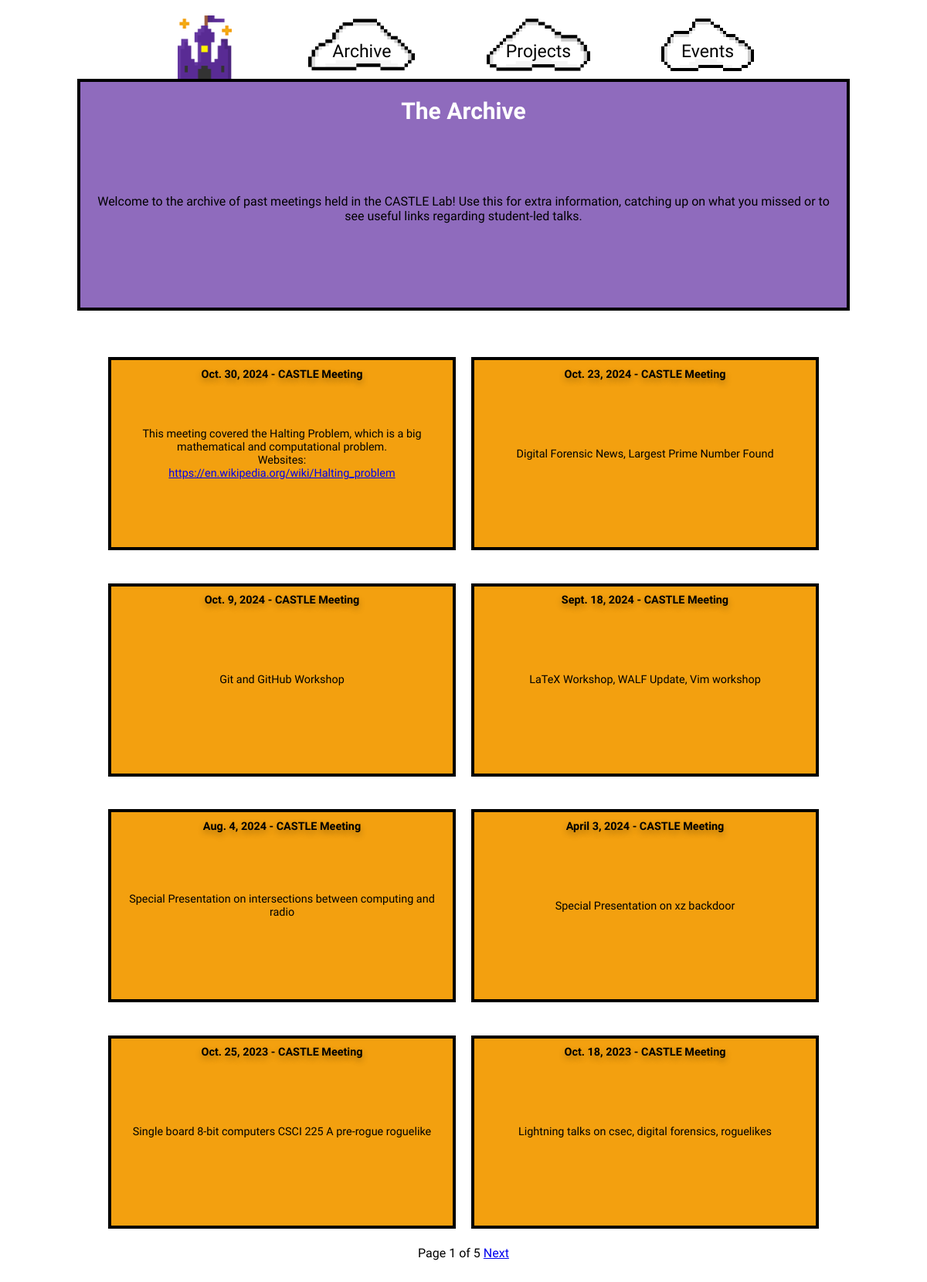
Page /archive/ on the committed database.
### website/models.py (models this page shows, shortened)
class Archive(models.Model):
    date = models.DateField()
    description = models.CharField(max_length=300)
    CASTLE = 'CASTLE'
    COMPETITION = 'Competition'
    SPEAKER = 'Speaker'
    OTHER = 'Other'
    TYPE_CHOICES = [
        (CASTLE, 'Castle'),
        (COMPETITION, 'Competition'),
        (SPEAKER, 'Speaker'),
        (OTHER, 'Other')
        ]
    type = models.CharField(max_length=12,choices=TYPE_CHOICES,default=CASTLE)
    class Meta:
        db_table = 'archive'

class Website(models.Model):
    url = models.URLField()
    meeting_date = models.DateField()
    class Meta:
        db_table = 'websites'

### website/views.py (the view)
# urls.py: path('archive/', views.archive, name='archive'),
def archive(request):
    archives = Archive.objects.all().order_by('-date')
    per_page = 8  # Number of meetings per page
    paginator = Paginator(archives, per_page)
    page_number = request.GET.get('page', 1)  # Get the current page number
    try:
        page_obj = paginator.page(page_number)
    except PageNotAnInteger:
        page_obj = paginator.page(1)
    except EmptyPage:
        page_obj = paginator.page(paginator.num_pages)
    archive_websites = {
        book: Website.objects.filter(meeting_date=book.date) for book in page_obj
    }
    return render(request, 'archive.html', {'archive_websites': archive_websites, 'page_obj': page_obj})

### website/templates/archive.html (shortened to what this page needs)
{% load static %}
<!DOCTYPE html>
<html lang="en">
    <head>
        <link rel="stylesheet" href="{% static 'styles/styles.css' %}">
    </head>
    <body>
        <header id="header-section">
            <div id="line"></div>
            <nav>
                <div class="spacing nav-row">
                    <div class="container nav-text">
                        <a href="{% url 'index' %}">
                            <img src="../static/images/castlealone.png" alt="Link to Home Page" id="navhome_img">
                        </a>
                    </div>
                    <div class="container nav-text">
                        <a href="{% url 'archive' %}" class="container nav-text">
                            <img src="../static/images/cloud5.png" alt="Link to Archive Page" id="navarchive_img">
                            <span class="centered">Archive</span>
                        </a>
                    </div>
                    <div class="container nav-text">
                        <a href="{% url 'projects' %}" class="container nav-text">
                            <img src="../static/images/cloud4.png" alt="Link to Projects Page" id="navprojects_img">
                            <span class="centered">Projects</span>
                        </a>
                    </div>
                    <div class="container nav-text">
                        <a href="{% url 'events' %}" class="container nav-text">
                            <img src="../static/images/cloud3.png" alt="Link to Events Page" id="navevents_img">
                            <span class="centered">Events</span>
                        </a>
                    </div>
                </div>
            </nav>
        </header>
        <div class="spacing column">
            <div class="container lander">
                <div class="rect-purple rect-head rect-base">
                    <div class="text">
                        <h3 class="lander-text">The Archive</h3>
                        <p class="text archive-ov">Welcome to the archive of past meetings held in the CASTLE Lab! Use this for extra information, catching up on what you missed or to see useful links regarding student-led talks.</p>
                    </div>
                </div>
            </div>
        </div>
        <div id="line2"></div>
        <div class="spacing pt-row">
            {% for book, websites in archive_websites.items %}
                <div class="container">
                    <div class="rect-orange rect-past-talk rect-base">
                        <div class="text archive-text">
                            <h3 class="archive-title shadow">{{ book.date }} - {{ book.type }} Meeting</h3>
                            <p class="archive-description">
                                {{ book.description }}
                                {% if websites %}
                                    <br>Websites:
                                    {% for website in websites %}
                                        <br><a href="{{ website.url }}">{{ website.url }}</a>
                                    {% endfor %}
                                {% endif %}
                            </p>
                        </div>
                    </div>
                </div>
            {% endfor %}
        </div>
        <div class="pagination">
            <span>Page {{ page_obj.number }} of {{ page_obj.paginator.num_pages }}</span>
            {% if page_obj.has_next %}
                <a href="?page={{ page_obj.next_page_number }}">Next</a>
            {% endif %}
        </div>
        <div id="line2"></div>
    </body>
</html>

### website/static/styles/styles.css (style rules this page uses)
* { margin: 0; padding: 0; box-sizing: border-box; }
body { font-family: "Michroma", sans-serif; font-size: 1rem; background-color: white; padding: 0 60px; }
header nav { display: flex; justify-content: center; align-items: center; font-family: "Micro 5", sans-serif; font-size: 23px; }
header #navhome_img { max-width: 75px; height: 82px; margin-bottom: 4px; }
header #navarchive_img { max-width: 165px; height: 80px; }
header #navprojects_img { max-width: 160px; height: 80px; }
header #navevents_img { max-width: 140px; height: 80px; }
.centered { position: absolute; top: 50%; left: 50%; transform: translate(-50%, -50%); z-index: 1; }
.text { flex: 2; display: flex; flex-direction: column; justify-content: center; align-items: center; text-align: center; position: relative; }
.pagination { text-align: center; }
.container { display: flex; flex-direction: column; position: relative; }
.spacing { display: flex; justify-content: center; align-items: center; gap: 20px; }
.nav-row { flex-direction: row; gap: 20%; align-items: normal; }
.pt-row { flex-direction: row; flex-wrap: wrap; align-items: normal; gap: auto; }
.nav-text { color: black; margin-right: 5%; margin-left: 5%; position: relative; text-align: center; flex-direction: unset; }
.column { flex-direction: column; }
.lander { margin-top: -10px; }
.shadow { text-shadow: 0 4px 8px rgba(0, 0, 0, 0.3); }
#line { width: 100%; height: 20px; }
#line2 { width: 100%; height: 20px; margin: 20px 0; }
.lander-text { color: white; font-size: 30px; }
.archive-title { position: absolute; top: 5%; }
.archive-text { position:initial; }
.rect-purple { background-color: #8F6BBD; border: 4px solid black; }
.rect-orange { background-color: #F3A00F; border: 4px solid black; }
.rect-base { display: flex; flex-direction: column; padding: 20px; align-items: center; gap: 15px; }
.rect-head { max-width: 1600px; height: 300px; }
.rect-past-talk { width: 650px; height: 250px; margin-bottom: 5%; }
@media (max-width: 1650px) { .rect-lander, .rect-head { width: 1400px; } }
@media (max-width: 1450px) { .rect-lander, .rect-head, .rect-proj, .rect-event { width: 1200px; } }
@media (max-width: 1450px) { .rect-past-talk { width: 550px; } }
@media (max-width: 1250px) { .rect-lander, .rect-head, .rect-proj, .rect-event { width: 1000px; } }
@media (max-width: 1250px) { .nav-row { gap: 10%; } }
@media (max-width: 1250px) { .rect-past-talk { width: 450px; } }
@media (max-width: 1250px) { .archive-title, .archive-description { font-size: .9rem; } }

### rows in the picture
Archive: date "Oct. 30, 2024", type "CASTLE", description "This meeting covered the Halting Problem, which is a big mathematical and computational problem."
Website: url "https://en.wikipedia.org/wiki/Halting_problem"
Archive: date "Oct. 23, 2024", type "CASTLE", description "Digital Forensic News, Largest Prime Number Found"
Archive: date "Oct. 9, 2024", type "CASTLE", description "Git and GitHub Workshop"
Archive: date "Sept. 18, 2024", type "CASTLE", description "LaTeX Workshop, WALF Update, Vim workshop"
Archive: date "Aug. 4, 2024", type "CASTLE", description "Special Presentation on intersections between computing and radio"
Archive: date "April 3, 2024", type "CASTLE", description "Special Presentation on xz backdoor"
Archive: date "Oct. 25, 2023", type "CASTLE", description "Single board 8-bit computers CSCI 225 A pre-rogue roguelike"
Archive: date "Oct. 18, 2023", type "CASTLE", description "Lightning talks on csec, digital forensics, roguelikes"

### other values in the picture
{{ page_obj.number }} "1"
{{ page_obj.paginator.num_pages }} "5"
